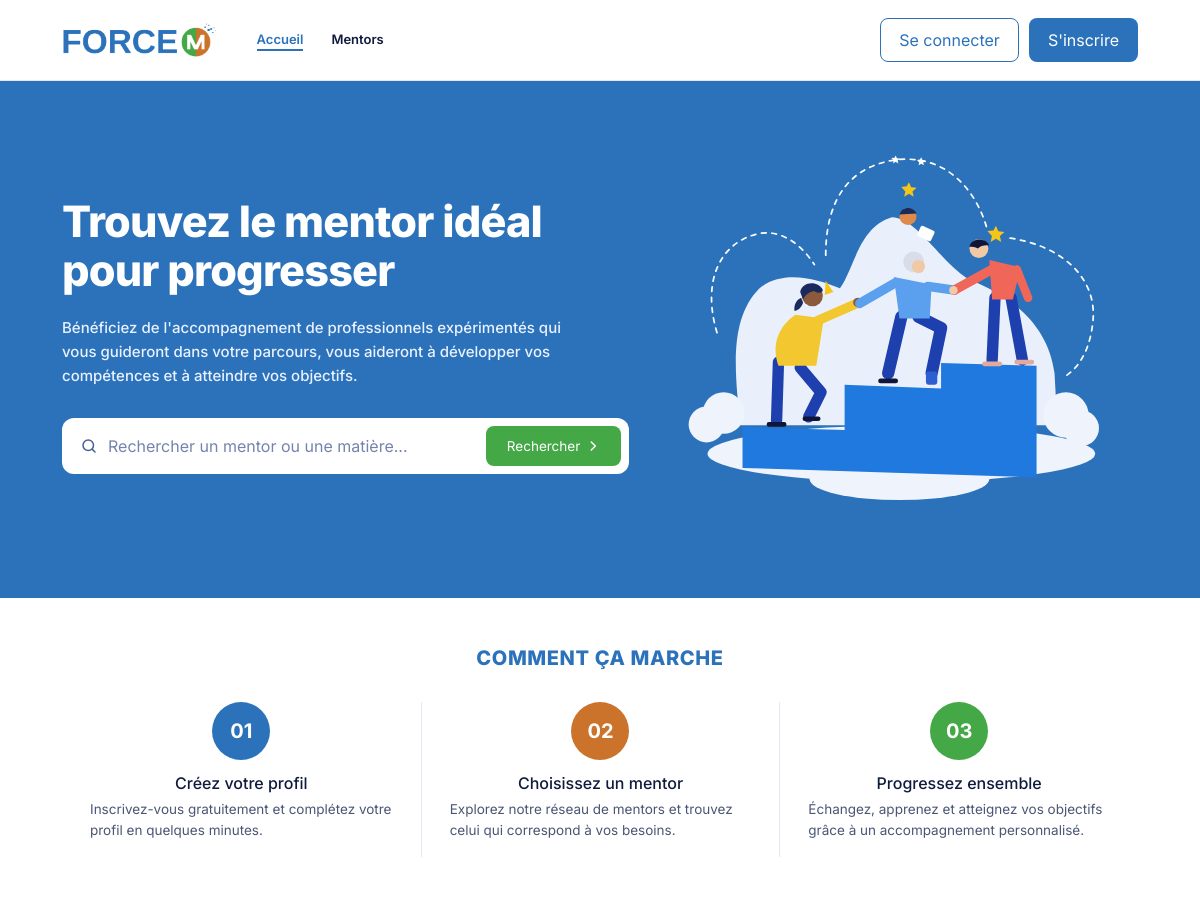
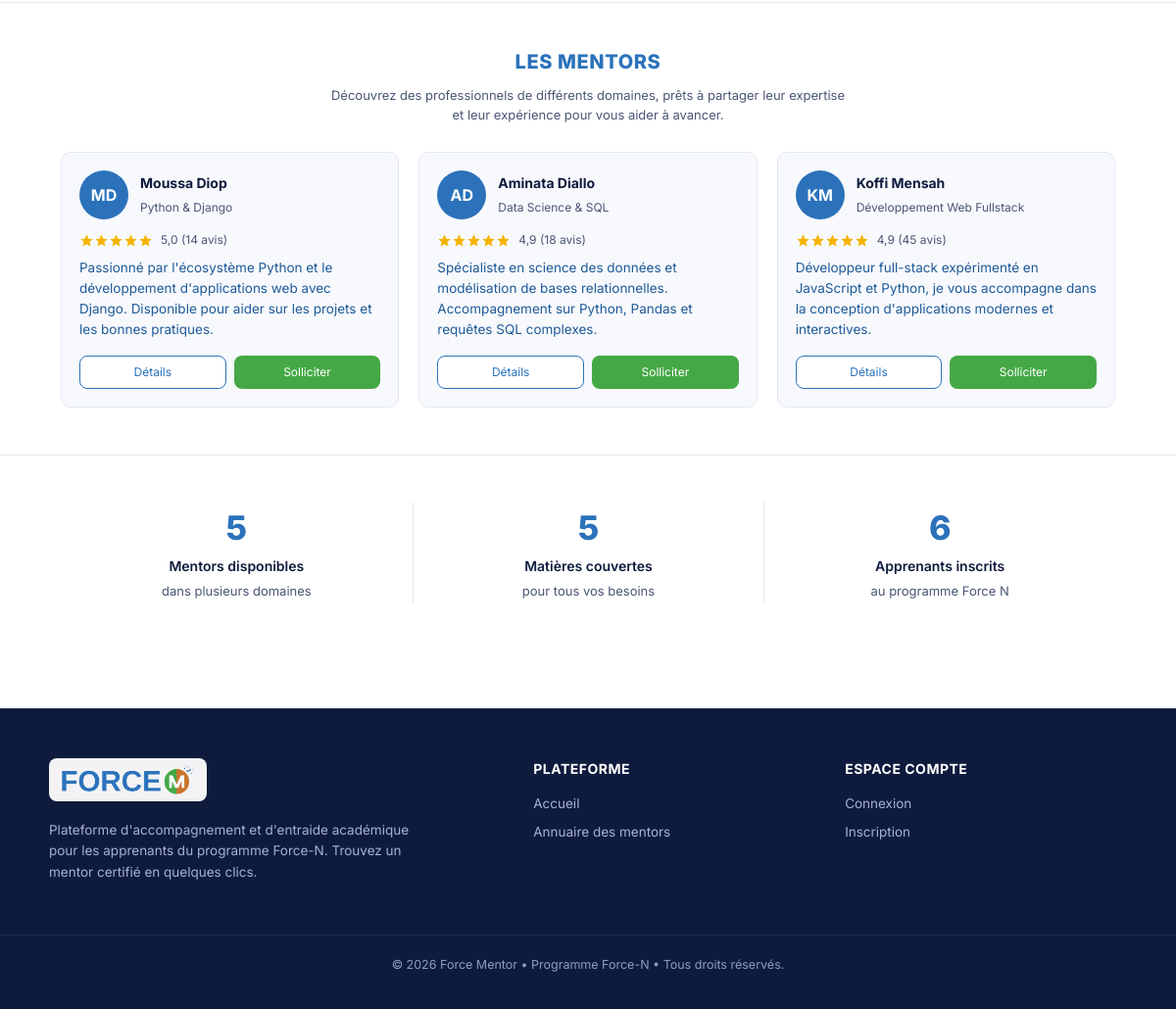
The page / on the database its author committed (2 pictures, top to bottom).
### mentors/models.py (models this page shows, shortened)
class Mentor(models.Model):
    nom = models.CharField(max_length=120)
    domaine = models.CharField(max_length=120)
    bio = models.TextField()
    photo = models.ImageField(upload_to="mentors/", blank=True)
    note = models.DecimalField(max_digits=2, decimal_places=1, default=5.0)
    nb_avis = models.PositiveIntegerField(default=0)
    actif = models.BooleanField(default=True)
    class Meta:
        ordering = ["-note", "nom"]
    @property
    def initiales(self):
        return "".join(p[0] for p in self.nom.split()[:2]).upper()
    @property
    def profile(self):
        from accounts.models import Profile
        parts = self.nom.split(maxsplit=1)
        if len(parts) == 2:
            p = Profile.objects.filter(user__first_name__iexact=parts[0], user__last_name__iexact=parts[1]).first()
            if p:
                return p
        if parts:
            p = Profile.objects.filter(user__first_name__icontains=parts[0]).first()
            if p:
                return p
        return Profile.objects.filter(role__in=['MENTOR', 'LES_DEUX']).first()

### mentors/views.py (the view)
# urls.py: path('', mentor_views.home, name='home'),
def home(request):
    return render(request, "mentors/home.html", {
        "mentors": Mentor.objects.filter(actif=True)[:3],
        "stats": _stats(),
    })

### mentors/views.py (called while the page is built)
def _stats():
    actifs = Mentor.objects.filter(actif=True)
    return {
        "mentors": actifs.count(),
        "domaines": actifs.values("domaine").distinct().count(),
        "utilisateurs": get_user_model().objects.filter(is_staff=False).count(),
    }

### templates/mentors/home.html
{% extends "base.html" %}
{% block content %}
  {% include "mentors/partials/_hero.html" %}
  {% include "mentors/partials/_how.html" %}
  {% include "mentors/partials/_mentors.html" %}
  {% include "mentors/partials/_stats.html" %}
{% endblock %}

### templates/mentors/partials/_mentor_card.html
<article class="mentor">
  <div class="mentor__head">
    {% if mentor.photo %}
      <img class="avatar" src="{{ mentor.photo.url }}" alt="{{ mentor.nom }}">
    {% else %}
      <span class="avatar avatar--initials">{{ mentor.initiales }}</span>
    {% endif %}
    <div>
      <strong>{{ mentor.nom }}</strong>
      <small>{{ mentor.domaine }}</small>
    </div>
  </div>
  <div class="rating">
    <span class="stars" style="--rating: {{ mentor.note|stringformat:'.1f' }}" aria-label="Note {{ mentor.note }} sur 5"></span>
    <span>{{ mentor.note }} ({{ mentor.nb_avis }} avis)</span>
  </div>
  <p>{{ mentor.bio }}</p>
  <div class="mentor__actions" style="margin-top: 14px; display: flex; gap: 8px;">
    {% if mentor.profile %}
      <a href="{% url 'mentor_detail' mentor.profile.id %}" class="btn btn--outline" style="flex: 1; justify-content: center; font-size: 12px; padding: 7px 10px;">Détails</a>
      <a href="{% url 'create_request' mentor.profile.id %}" class="btn btn--green" style="flex: 1; justify-content: center; font-size: 12px; padding: 7px 10px;">Solliciter</a>
    {% else %}
      <a href="{% url 'mentors:list' %}?q={{ mentor.nom }}" class="btn btn--outline" style="width: 100%; justify-content: center; font-size: 12px;">En savoir plus</a>
    {% endif %}
  </div>
</article>

### static/css/style.css (style rules this page uses)
:root { --blue:#2b72bb; --blue-dark:#1f5a98; --green:#45a846; --ink:#0f1b3d; --muted:#4b5675; --line:#e3e8f2; --bg:#f7f9fd; --star:#f5b301;--orange:#cb732b; }
* { box-sizing:border-box;margin:0;padding:0 }
body { font-family:"Inter","Segoe UI",Arial,sans-serif;color:var(--ink);background:#fff;line-height:1.55 }
a { color:inherit;text-decoration:none }
.btn { display:inline-flex;align-items:center;gap:6px;border:1.5px solid transparent;border-radius:8px;padding:9px 18px;font:600 13px inherit;font-family:inherit;cursor:pointer }
.btn--outline { border-color:var(--blue);color:var(--blue);background:#fff }
.btn--green { background:var(--green);color:#fff }
.mentor { background:var(--bg);border:1px solid var(--line);border-radius:10px;padding:18px }
.mentor__head { display:flex;align-items:center;gap:12px }
.mentor__head strong { display:block;font-size:14px }
.mentor__head small { color:var(--muted);font-size:12px }
.avatar { width:50px;height:50px;border-radius:50%;object-fit:cover;flex:none }
.avatar--initials { display:grid;place-items:center;background:var(--blue);color:#fff;font-weight:700 }
.rating { display:flex;align-items:center;gap:8px;margin:12px 0 8px;font-size:12px;color:var(--muted) }
.stars { --size:15px;display:inline-block;width:calc(var(--size)*5);height:var(--size); background:linear-gradient(90deg,var(--star) calc(var(--rating)/5*100%),#d4d9e6 0); }
.mentor p { font-size:13.5px;color:var(--blue-dark) }
:root { --cnib-blue-navy: #061539; --cnib-blue-dark: #064fc0; --cnib-blue-primary: #0056ee; --cnib-blue-rgba-30: rgba(0, 86, 238, 0.3); --cnib-blue-rgba-20: rgba(0, 86, 238, 0.2); --cnib-blue-rgba-15: rgba(0, 86, 238, 0.15); --cnib-blue-rgba-10: rgba(0, 86, 238, 0.08); --cnib-blue-subtle: rgba(0, 86, 238, 0.04); --cnib-dark: #0f172a; --cnib-muted: #64748b; --cnib-border: rgba(0, 86, 238, 0.2); --cnib-gradient-overlay: linear-gradient(135deg, #061539 0%, #064fc0 50%, #0056ee 100%); --cnib-gradient-btn: linear-gradient(135deg, #064fc0 0%, #0056ee 100%); }

### rows shown on the page
Mentor: initiales "MD", nom "Moussa Diop", domaine "Python & Django", note "5,0", nb_avis "14", bio "Passionné par l'écosystème Python et le développement d'applications web avec Django. Disponible pour aider sur les projets et les bonnes pratiques.", shows "Détails"
Mentor: initiales "AD", nom "Aminata Diallo", domaine "Data Science & SQL", note "4,9", nb_avis "18", bio "Spécialiste en science des données et modélisation de bases relationnelles. Accompagnement sur Python, Pandas et requêtes SQL complexes.", shows "Détails"
Mentor: initiales "KM", nom "Koffi Mensah", domaine "Développement Web Fullstack", note "4,9", nb_avis "45", bio "Développeur full-stack expérimenté en JavaScript et Python, je vous accompagne dans la conception d'applications modernes et interactives.", shows "Détails"

### other values the page prints
{{ stats.mentors }} "5"
{{ stats.domaines }} "5"
{{ stats.utilisateurs }} "6"
